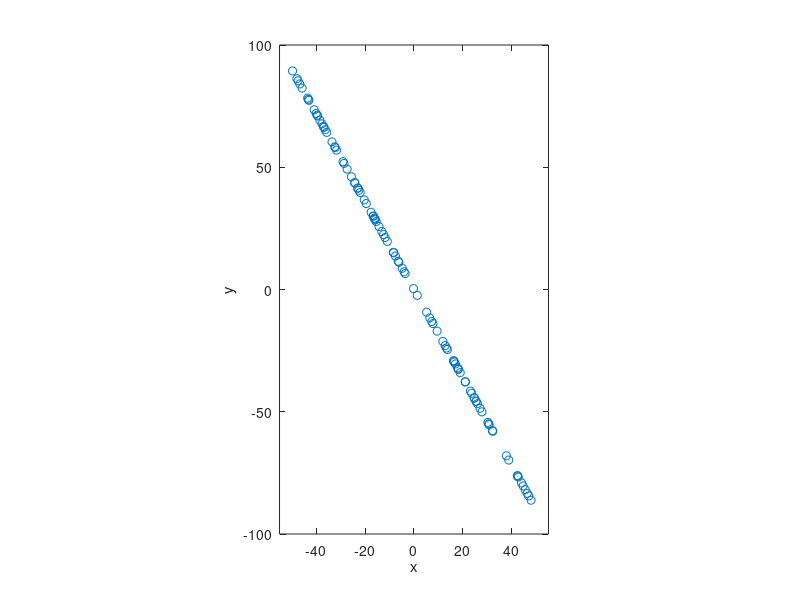

Write the MATLAB code that produced this figure.
clear all;clc;close all;%format short;
%相關性理論(精)

x=(rand(100,1)-0.5)*100; %-50~50
c=-1.8;
y=c.*x;

figure,plot(x,y,'o');
xlim([-55,55]);
ylim([-100,100]);
xlabel('x');
ylabel('y');
axis equal


r1=corr(x,y)
r2=corrcoef(x,y)


return

x=[103791
18768
22095
32281
63085
8527
5799
41075
18097
29014
11052
71031
33773
51950
8369
49608
86909
85916
24040
22211
58465
0
39305
7752
88192]

y=[66207
22320
69772
94103
98829
15867
3974
61984
23714
58231
3998
56414
39275
56234
7440
33761
38671
50770
13198
14116
68101
0
34852
7324
49424]